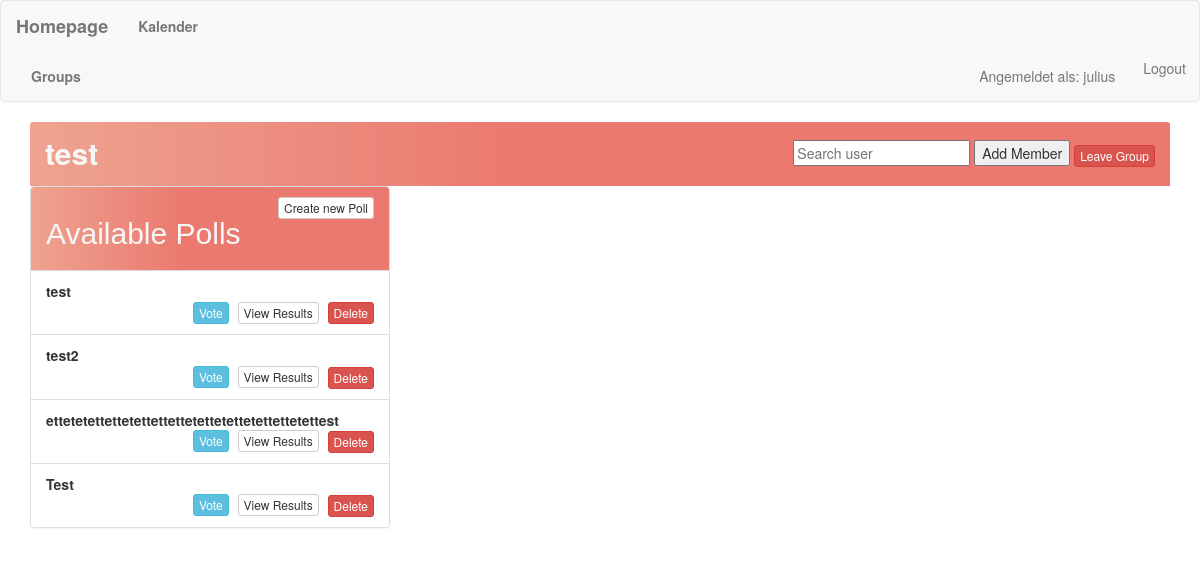
/group/1/ (signed in), run on the app's committed database.
### todolist/models.py (models this page shows, shortened)
class Group(models.Model):
    name = models.CharField(max_length=100)
    members = models.ManyToManyField(User, related_name='group_memberships')
    polls = models.ManyToManyField('poll.Poll', related_name='groups_polls', blank=True)

### poll/models.py (models this page shows, shortened)
class Poll(models.Model):
    question = models.TextField(max_length=105)
    option_one = models.CharField(max_length=30)
    option_two = models.CharField(max_length=30)
    option_three = models.CharField(max_length=30)
    option_one_count = models.IntegerField(default=0)
    option_two_count = models.IntegerField(default=0)
    option_three_count = models.IntegerField(default=0)
    group = models.ForeignKey(Group, related_name='group_polls', null=True, blank=True, on_delete=models.SET_NULL)#angepasst

### todolist/views.py (the view)
# urls.py: path('group/<int:group_id>/', todolist_views.group_detail, name='group_detail'),
def group_detail(request, group_id):
    group = Group.objects.get(pk=group_id)
    if request.user in group.members.all():
        polls = Poll.objects.filter(group=group)
        return render(request, 'group_detail.html', {'group': group, 'polls': polls})
    else:
        return redirect('group')  # Hier kannst du den Pfad anpassen

### templates/group_detail.html (shortened to what this page needs)
{% extends "base.html" %}
{% block main %}
<div class="panel-heading" style="display: flex; justify-content: space-between; align-items: center;">
    <div class="panel-title">
        {{ group.name }}
    </div>
    <form method="post" action="{% url 'add_member' group_id=group.id %}">
        <input type="text" name="username" placeholder="Search user">
        <button type="submit">Add Member</button>
        <a href="{% url 'leave_group' group.id %}" class="btn btn-danger btn-xs" onclick="return confirm('Are you sure you want to leave this group?');">Leave Group</a>
    </form>
</div>
<div class="row">
    <div class="col-lg-4 col-lg-offset-0">
        <div class="panel panel-default">
            <div class="panel-heading" style="display: flex; justify-content: space-between; align-items: center;">
                <div class="panel-title">
                    <h2>Available Polls</h2>
                  </div>
                <a href="{% url 'create' group_id=group.id %}" class="btn btn-default btn-xs"style="align-self: flex-start;">Create new Poll</a>
            </div>
            <ul class="list-group">
                {% for poll in polls %}
                <li class="list-group-item">
                    <strong>{{ poll.question }}</strong>
                    <div class="button-container">
                        <a href="{% url 'vote' poll.id %}" class="btn btn-info btn-xs">Vote</a> &nbsp;
                        <a href="{% url 'results' poll.id %}" class="btn btn-default btn-xs">View Results</a> &nbsp;
                        <form action="{% url 'delete_poll' poll.id %}" method="post" style="display: inline-block;" onsubmit="return confirm('Are you sure you want to delete this poll?');">
                            <button type="submit" class="btn btn-danger btn-xs">Delete</button>
                        </form>
                    </div>
                </li>
                {% endfor %}
            </ul>
        </div>
    </div>
</div>
{% endblock %}

### templates/base.html (shortened to what this page needs)
{% load static %}
<!DOCTYPE html>
<html lang="en">
    <head>
        <link rel="stylesheet" href="https://maxcdn.bootstrapcdn.com/bootstrap/3.3.7/css/bootstrap.min.css">
    </head>
    <body>
        <nav class="navbar navbar-default" role="navigation">
            <div class="navbar-header">
                <a class="navbar-brand" href="{% url 'tasks' %}">Homepage</a>
            </div>
            <div class="collapse navbar-collapse navbar-ex1-collapse">
                <ul class="nav navbar-nav">
                    <li><a href="{% url 'cal:calendar' %}">Kalender</a></li>
                </ul>
            </div>
                <div class="collapse navbar-collapse navbar-ex1-collapse">
                    <ul class="nav navbar-nav">
                        <li><a href="{% url 'group' %}">Groups</a></li>
                    </ul>
                    <ul class="nav navbar-nav navbar-right">
                        {% if request.user.is_authenticated %}
                        <li><p class="navbar-text">Angemeldet als: {{ request.user.username }}</p></li>
                        <li>
                            <form method="post" action="{% url 'logout' %}">
                                <button type="submit" class="btn btn-link">Logout</button>
                            </form>
                        </li>
                        {% else %}
                        <li><a href="{% url 'login' %}">Login</a></li>
                        {% endif %}
                    </ul>
                </div>
        </nav>
        <div class="container">
            {% block main %}{% endblock %}
        </div>
    </body>
</html>

### templates/base.html (style rules this page uses)
h1, h2, h3, h4, h5, h6 { font-family: 'Raleway', sans-serif; }
a, p { color: #4b5156 }
a { font-weight: 600; }
.navbar-nav.navbar-right { margin-left: auto; }
.panel-heading { background: linear-gradient(90deg, #EEA390 0%, #EB796F 43%, #EB796F 100%); }
.panel-title { color: rgb(247, 247, 247); text-decoration: none; font-size: 30px; font-weight: bold; }

### templates/group_detail.html (style rules this page uses)
.button-container { display: flex; justify-content: flex-end; align-items: center; }
.button-container .btn { margin-left: 5px; }

### data on the page
Group: name "test"
Poll: question "test"
Poll: question "test2"
Poll: question "ettetetettettetettettettetettetettetettettetettest"
Poll: question "Test"

### other printed values
{{ request.user.username }} "julius"
